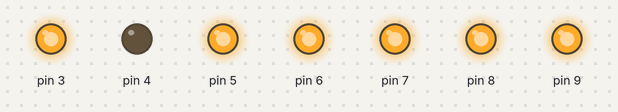
A sketch run on a simulated Arduino Uno, built with avr-gcc and run on an emulated ATmega328P. Shown: output pins drawn as LEDs (lit = HIGH). Pins used as bus, display or sensor lines are not drawn.

Above: at 0.5 s.
At 2.5 s:
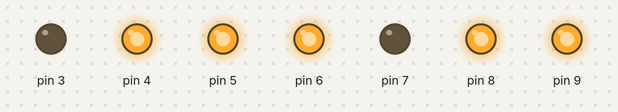
At 3.5 s:
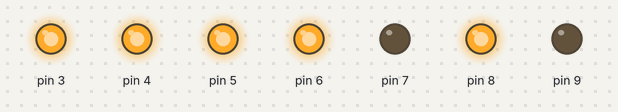
At 5.5 s:
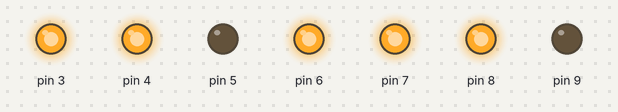
At 8.5 s:
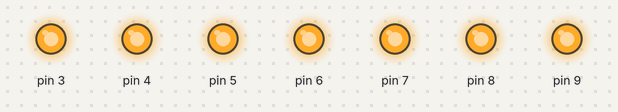
At 11.5 s:
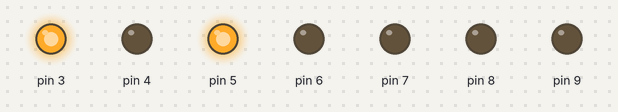
Timing chart, 0 to 13.0 s (numbered marks = the images above):
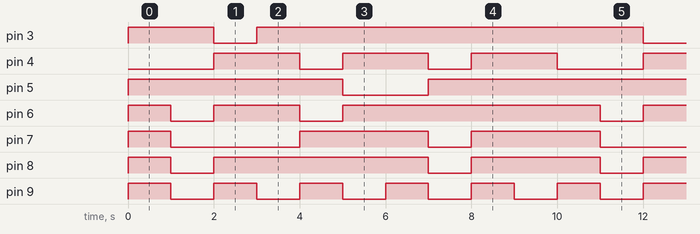

The sketch:

sketch_11.ino
```cpp
#define FIRST_SEGMENT_PIN 2
#define SEGMENT_COUNT 8
// префикс «0b» означает, что целое число за ним записано в
// в двоичном коде. Единицами мы обозначим номера сегментов
// индикатора, которые должны быть включены для отображения
// арабской цифры. Всего цифр 10, поэтому в массиве 10 чисел.
// Нам достаточно всего байта (англ. byte, 8 бит) для хранения
// комбинации сегментов для каждой из цифр.
byte numberSegments[10] = {
 0b11111011, 0b00001010, 0b11011101, 0b01011110, 0b11101010,
 0b01110110, 0b11110111, 0b00011010, 0b11111111, 0b01111110,
};
void setup()
{
 for (int i = 0; i < SEGMENT_COUNT; ++i)
 pinMode(i + FIRST_SEGMENT_PIN, OUTPUT);
}
void loop()
{
 // определяем число, которое собираемся отображать. Пусть им
 // будет номер текущей секунды, зацикленный на десятке
 int number = (millis() / 1000) % 10;
 // получаем код, в котором зашифрована арабская цифра
 int mask = numberSegments[number];
 // для каждого из 7 сегментов индикатора...
 for (int i = 0; i < SEGMENT_COUNT; ++i) {
 // ...определяем: должен ли он быть включён. Для этого
 // считываем бит (англ. read bit), соответствующий текущему
 // сегменту «i». Истина — он установлен (1), ложь — нет (0)
 boolean enableSegment = bitRead(mask, i);
 // включаем/выключаем сегмент на основе полученного значения
 digitalWrite(i + FIRST_SEGMENT_PIN, enableSegment);
 }
}
```

Measured:
- by itself, pin 3: repeats every 10.0 s: LOW 1.0 s, HIGH 9.0 s
- by itself, pin 4: repeats every 10.0 s: 2 × (LOW 1.0 s, HIGH 2.0 s), LOW 2.0 s, HIGH 2.0 s
- by itself, pin 5: repeats every 10.0 s: LOW 2.0 s, HIGH 8.0 s
- by itself, pin 6: repeats every 10.0 s: LOW 1.0 s, HIGH 2.0 s, LOW 1.0 s, HIGH 6.0 s
- by itself, pin 7: repeats every 10.0 s: LOW 3.0 s, HIGH 3.0 s, LOW 1.0 s, HIGH 3.0 s
- by itself, pin 8: repeats every 10.0 s: LOW 1.0 s, HIGH 5.0 s, LOW 1.0 s, HIGH 3.0 s
- by itself, pin 9: alternates HIGH for 1.0 s and LOW for 1.0 s
